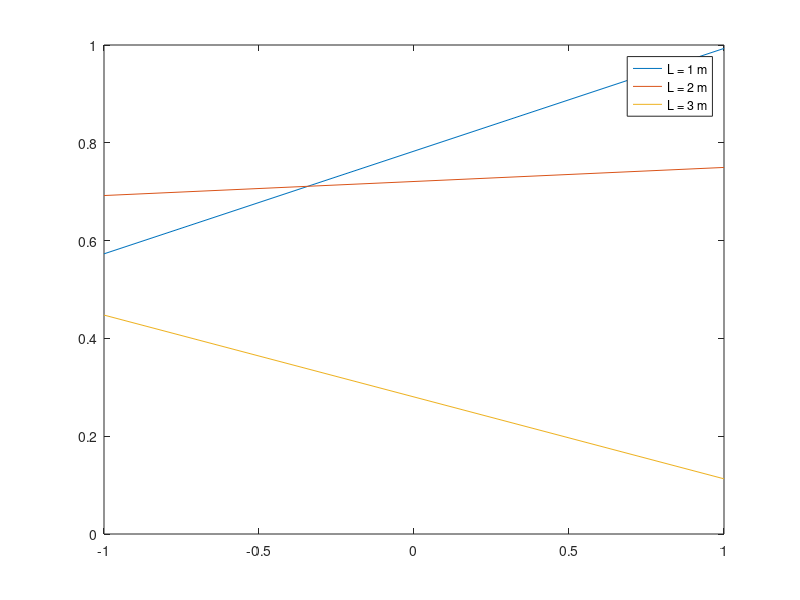

MATLAB code for this plot: (Note: this script raises an error after producing the figure.)
%% Preamble -- not to appear in userguide
hfig = figure;
set(hfig,'units','centimeters','NumberTitle','off','Name','ex12');
pos = get(hfig,'position');
set(hfig,'position',[pos(1:2),6,4]);
%% Everything below appears in userguide
plot([-1 1],rand(3,2));
hleg = legend('L = 1 m','L = 2 m','L = 3 m');
hlegc = get(hleg,'children');
% This example needs updating
%set(hlegc(9),'userdata','matlabfrag:$L=\SI{1}{m}$');
%set(hlegc(6),'userdata','matlabfrag:$L=\SI{2}{m}$');
%set( findobj(hlegc,'string','L = 3 m'), 'userdata',...
%  'matlabfrag:$L=\SI{3}{m}$');
%% The following is excluded from userguide
matlabfrag('graphics/ex12');